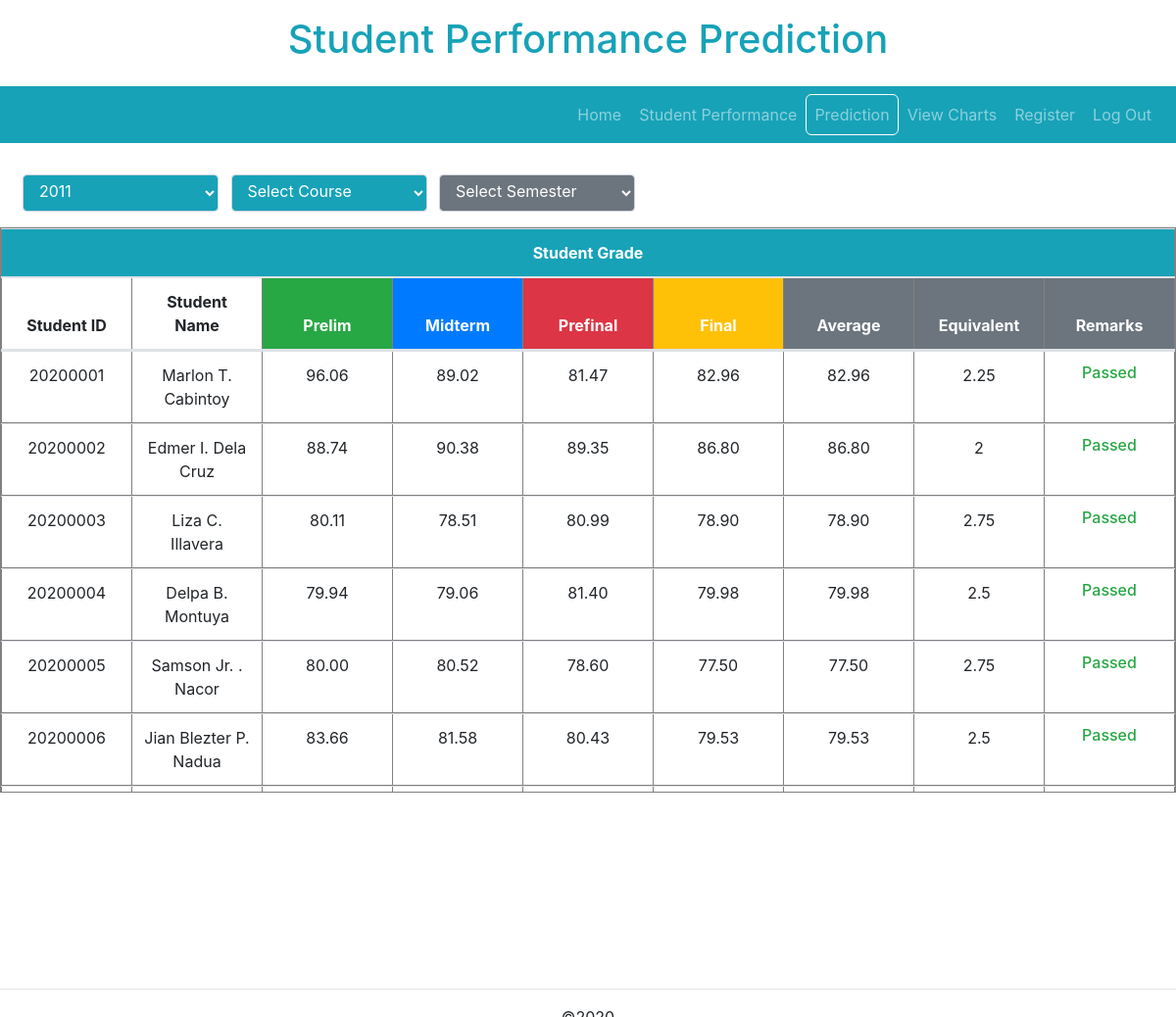
Screenshot of /private/admin/prediction.php?_y=2011 (signed in) with the database file from the repository.
### tables this page shows
CREATE TABLE `prelim1` (
  `id` int(11) NOT NULL,
  `student_no` varchar(255) NOT NULL,
  `student_name` varchar(255) NOT NULL,
  `year` varchar(255) NOT NULL,
  `course` varchar(255) NOT NULL,
  `prelim_output_1` varchar(255) NOT NULL,
  `prelim_output_2` varchar(255) NOT NULL,
  `prelim_output_total_score` varchar(255) NOT NULL,
  `prelim_output_base` varchar(255) NOT NULL,
  `prelim_output_weight` varchar(255) NOT NULL,
  `prelim_performance_1` varchar(255) NOT NULL,
  `prelim_performance_2` varchar(255) NOT NULL,
  `prelim_performance_total_score` varchar(255) NOT NULL,
  `prelim_performance_base` varchar(255) NOT NULL,
  `prelim_performance_weight` varchar(255) NOT NULL,
  `prelim_written_test` varchar(255) NOT NULL,
  `prelim_written_test_base` varchar(255) NOT NULL,
  `prelim_written_test_weight` varchar(255) NOT NULL,
  `prelim_grade` varchar(255) NOT NULL,
  `prelim_grade_equivalent` varchar(255) NOT NULL,
  `semester` varchar(255) NOT NULL
);

CREATE TABLE `_user_tbl_` (
  `id` int(11) NOT NULL,
  `student_no` varchar(255) NOT NULL,
  `lastname` varchar(255) NOT NULL,
  `firstname` varchar(255) NOT NULL,
  `middlename` varchar(255) NOT NULL,
  `course` varchar(255) NOT NULL,
  `year` varchar(255) NOT NULL,
  `username` varchar(255) NOT NULL,
  `password` varchar(255) NOT NULL,
  `account_type` varchar(255) NOT NULL
);

CREATE TABLE `midterm1` (
  `id` int(11) NOT NULL,
  `student_no` varchar(255) NOT NULL,
  `student_name` varchar(255) NOT NULL,
  `year` varchar(255) NOT NULL,
  `course` varchar(255) NOT NULL,
  `midterm_output_1` varchar(255) NOT NULL,
  `midterm_output_2` varchar(255) NOT NULL,
  `midterm_output_total_score` varchar(255) NOT NULL,
  `midterm_output_base` varchar(255) NOT NULL,
  `midterm_output_weight` varchar(255) NOT NULL,
  `midterm_performance_1` varchar(255) NOT NULL,
  `midterm_performance_2` varchar(255) NOT NULL,
  `midterm_performance_total_score` varchar(255) NOT NULL,
  `midterm_performance_base` varchar(255) NOT NULL,
  `midterm_performance_weight` varchar(255) NOT NULL,
  `midterm_written_test` varchar(255) NOT NULL,
  `midterm_written_test_base` varchar(255) NOT NULL,
  `midterm_written_test_weight` varchar(255) NOT NULL,
  `midterm_2nd_quarter` varchar(255) NOT NULL,
  `midterm_grade` varchar(255) NOT NULL,
  `midterm_grade_equivalent` varchar(255) NOT NULL,
  `midterm_remarks` varchar(255) NOT NULL,
  `semester` varchar(255) NOT NULL
);

CREATE TABLE `prefinal1` (
  `id` int(11) NOT NULL,
  `student_no` varchar(255) NOT NULL,
  `student_name` varchar(255) NOT NULL,
  `year` varchar(255) NOT NULL,
  `course` varchar(255) NOT NULL,
  `prefinal_output_1` varchar(255) NOT NULL,
  `prefinal_output_2` varchar(255) NOT NULL,
  `prefinal_output_total_score` varchar(255) NOT NULL,
  `prefinal_output_base` varchar(255) NOT NULL,
  `prefinal_output_weight` varchar(255) NOT NULL,
  `prefinal_performance_1` varchar(255) NOT NULL,
  `prefinal_performance_2` varchar(255) NOT NULL,
  `prefinal_performance_total_score` varchar(255) NOT NULL,
  `prefinal_performance_base` varchar(255) NOT NULL,
  `prefinal_performance_weight` varchar(255) NOT NULL,
  `prefinal_written_test` varchar(255) NOT NULL,
  `prefinal_written_test_base` varchar(255) NOT NULL,
  `prefinal_written_test_weight` varchar(255) NOT NULL,
  `prefinal_3rd_quarter` varchar(255) NOT NULL,
  `prefinal_grade` varchar(255) NOT NULL,
  `prefinal_grade_equivalent` varchar(255) NOT NULL,
  `semester` varchar(255) NOT NULL,
  `prefinal_prediction` varchar(255) NOT NULL
);

CREATE TABLE `final1` (
  `id` int(11) NOT NULL,
  `student_no` varchar(255) NOT NULL,
  `student_name` varchar(255) NOT NULL,
  `year` varchar(255) NOT NULL,
  `course` varchar(255) NOT NULL,
  `final_output_1` varchar(255) NOT NULL,
  `final_output_2` varchar(255) NOT NULL,
  `final_output_total_score` varchar(255) NOT NULL,
  `final_output_base` varchar(255) NOT NULL,
  `final_output_weight` varchar(255) NOT NULL,
  `final_performance_1` varchar(255) NOT NULL,
  `final_performance_2` varchar(255) NOT NULL,
  `final_performance_total_score` varchar(255) NOT NULL,
  `final_performance_base` varchar(255) NOT NULL,
  `final_performance_weight` varchar(255) NOT NULL,
  `final_written_test` varchar(255) NOT NULL,
  `final_written_test_base` varchar(255) NOT NULL,
  `final_written_test_weight` varchar(255) NOT NULL,
  `final_4th_quarter` varchar(255) NOT NULL,
  `final_grade` varchar(255) NOT NULL,
  `final_grade_equivalent` varchar(255) NOT NULL,
  `final_grade_remarks` varchar(255) NOT NULL,
  `semester` varchar(255) NOT NULL,
  `final_prediction` varchar(255) NOT NULL
);

### private/admin/prediction.php (the view, shortened to what this page needs)
<?php
include("../bins/connections.php");
include("../../bins/header.php");
?>
<center>
<h1 class="py-3 text-info px-1">Student Performance Prediction</h1>
</center>
<?php
include("../bins/admin_nav.php");
?>
<br>
<div class="container-fluid d-inline py-5">
<select class="form-control col-2 ml-2 pt-1 pb-2 d-inline text-white text-white bg-info" id="year" onchange="year()">
  <option value="2011" <?php if(isset($_GET['_y'])){ if($_GET['_y'] == "2011"){ echo "selected"; }}?> >2011</option>
</select>
<select class="form-control col-2 ml-2 pt-1 pb-2 d-inline <?php if(!isset($_GET['_y'])){ echo "bg-secondary"; }else{ if($_GET['_y'] == "select_year"){ echo "bg-secondary"; }else{ echo "bg-info"; }}?> text-white" <?php if(!isset($_GET['_y'])){ echo "disabled"; }else{ if($_GET['_y'] == "select_year"){ echo "disabled"; }}?> id="course" onchange="course()">
  <option value="select_course">Select Course</option>
</select>
<select class="form-control col-2 ml-2 pt-1 pb-2 d-inline <?php if(!isset($_GET['_c'])){ echo "bg-secondary"; }else{ if($_GET['_c'] == "select_semester"){ echo "bg-secondary"; }else{ echo "bg-info"; }}?> text-white" <?php if(!isset($_GET['_c'])){ echo "disabled"; }else{ if($_GET['_c'] == "select_semester"){ echo "disabled"; }}?> id="semester" onchange="semester()">
  <option value="select_semester">Select Semester</option>
</select>
</div>
<table border="1" class="table table-hover mt-3 col-sm">
    <thead>
    <tr><th class="px-3 text-center bg-info text-white" colspan="9">Student Grade</th></tr>
    <tr class="text-center"><th class="px-3">Student ID</th><th class="px-3">Student Name</th><th class="px-3 bg-success text-white">Prelim</th><th class="px-3 bg-primary text-white">Midterm</th><th class="px-3 bg-danger text-white" id="prefinal">Prefinal</th><th class="px-3 bg-warning text-white" id="final">Final</th><th class="px-3 bg-secondary text-white" id="average">Average</th><th class="px-3 bg-secondary text-white" id="average">Equivalent</th><th class="px-3 bg-secondary text-white" id="remarks">Remarks</th></tr>
    </thead>
    <tbody>
<?php
  if(isset($_GET["_y"])){
    $year = $_GET["_y"];
  }else{
    $year = "";
  }
  if(isset($_GET["_s_e_"])){
    $semester = $_GET["_s_e_"];
  }else{
    $semester = "sem1";
  }
  if(isset($_GET["_y"]) && !isset($_GET["_c"]) && !isset($_GET["_s_e_"])){
    $ready = "100";
  }elseif(isset($_GET["_y"]) && isset($_GET["_c"]) && !isset($_GET["_s_e_"])){
    $ready = "110";
  }elseif(isset($_GET["_y"]) && isset($_GET["_c"]) && isset($_GET["_s_e_"])){
    $ready = "111";
  }else{
    $ready = "";
  }
  $prelim = "prelim$semester[3]";
  $midterm = "midterm$semester[3]";
  $prefinal = "prefinal$semester[3]";
  $final = "final$semester[3]";
  if($ready == "100"){
    $prelim_qry = mysqli_query($connections, "SELECT * FROM $prelim WHERE year='$year' ");
    $midterm_qry = mysqli_query($connections, "SELECT * FROM $midterm WHERE year='$year' ");
    $prefinal_qry = mysqli_query($connections, "SELECT * FROM $prefinal WHERE year='$year' ");
    $final_qry = mysqli_query($connections, "SELECT * FROM $final WHERE year='$year' ");
    $students_qry = mysqli_query($connections, "SELECT * FROM _user_tbl_ WHERE account_type='2' AND year='$year' ");
  }
while($row_prelim = mysqli_fetch_assoc($prelim_qry)){
 $row_midterm = mysqli_fetch_assoc($midterm_qry);
 $row_prefinal = mysqli_fetch_assoc($prefinal_qry);
 $row_final = mysqli_fetch_assoc($final_qry);
 $row_students = mysqli_fetch_assoc($students_qry);
 $student_no = $row_students["student_no"];
 $lastname = $row_students["lastname"];
 $firstname = $row_students["firstname"];
 $middlename = $row_students["middlename"];
 $student_name = $firstname . " " . $middlename[0] . ". " . $lastname;
$prelim_output_1 = $row_prelim['prelim_output_1'];
$prelim_output_2 = $row_prelim['prelim_output_2'];
$prelim_performance_1 = $row_prelim['prelim_performance_1'];
$prelim_performance_2 = $row_prelim['prelim_performance_2'];
$prelim_written_test = $row_prelim['prelim_written_test'];
if($prelim_output_1 == 0 && $prelim_output_2 == 0 &&
   $prelim_performance_1 == 0 && $prelim_performance_1 == 0 &&
   $prelim_written_test == 0){
    $prelim_grade = 0;
}else{
$prelim_output_total_score = $prelim_output_1 + $prelim_output_2;
$prelim_performance_total_score = $prelim_performance_1 + $prelim_performance_2;
$prelim_output_base = $prelim_output_total_score / 40 * 40 + 60;
$prelim_performance_base = $prelim_performance_total_score / 40 * 40 + 60;
$prelim_written_test_base =  $prelim_written_test / 70 * 40 + 60;
$prelim_output_weight = $prelim_output_base * 0.40;
$prelim_performance_weight = $prelim_performance_base * 0.40;
$prelim_written_test_weight = $prelim_written_test_base * 0.20;
$prelim_grade = $prelim_output_weight + $prelim_performance_weight + $prelim_written_test_weight;
$prelim_grade = number_format((float)$prelim_grade,2,".","");
}
$midterm_output_1 = $row_midterm["midterm_output_1"];
$midterm_output_2 = $row_midterm["midterm_output_2"];
$midterm_performance_1 = $row_midterm["midterm_performance_1"];
$midterm_performance_2 = $row_midterm["midterm_performance_2"];
$midterm_written_test = $row_midterm["midterm_written_test"];
if($midterm_output_1 == 0 && $midterm_output_2 == 0 &&
   $midterm_performance_1 == 0 && $midterm_performance_1 == 0 &&
   $midterm_written_test == 0){
    $midterm_grade = 0;
}else{
$midterm_output_total_score = $midterm_output_1 + $midterm_output_2;
$midterm_output_base = $midterm_output_total_score / 40 * 40 + 60;
$midterm_output_weight = $midterm_output_base * 0.40;
$midterm_performance_total_score = $midterm_performance_1 + $midterm_performance_2;
$midterm_performance_base = $midterm_performance_total_score / 40 * 40 + 60;
$midterm_written_test_base = $midterm_written_test / 70 * 40 + 60;
$midterm_performance_weight = $midterm_performance_base * 0.40;
$midterm_written_test_weight = $midterm_written_test_base * 0.20;
$midterm_2nd_quarter = $midterm_output_weight + $midterm_performance_weight + $midterm_written_test_weight;
$midterm_grade = $prelim_grade * 0.3 + $midterm_2nd_quarter * 0.7;
$midterm_grade = number_format((float)$midterm_grade,2,".","");
}
$prefinal_output_1 = $row_prefinal["prefinal_output_1"];
$prefinal_output_2 = $row_prefinal["prefinal_output_2"];
$prefinal_performance_1 = $row_prefinal["prefinal_performance_1"];
$prefinal_performance_2 = $row_prefinal["prefinal_performance_2"];
$prefinal_written_test = $row_prefinal["prefinal_written_test"];
$prefinal_prediction = $row_prefinal["prefinal_prediction"];
if($prefinal_output_1 <= 0 && $prefinal_output_2 <= 0 &&
   $prefinal_performance_1 <= 0 && $prefinal_performance_1 <= 0 &&
   $prefinal_written_test <= 0){
    $prefinal_grade = 0;
}else{
$prefinal_output_total_score = $prefinal_output_1 + $prefinal_output_2;
$prefinal_performance_total_score = $prefinal_performance_1 + $prefinal_performance_2;
$prefinal_output_base = $prefinal_output_total_score / 40 * 40 + 60;
$prefinal_performance_base = $prefinal_performance_total_score / 40 * 40 + 60;
$prefinal_written_test_base = $prefinal_written_test / 70 * 40 + 60;
$prefinal_output_weight = $prefinal_output_base * 0.40;
$prefinal_performance_weight = $prefinal_performance_base * 0.40;
$prefinal_written_test_weight = $prefinal_written_test_base * 0.20;
$prefinal_3rd_quarter = $prefinal_output_weight + $prefinal_performance_weight + $prefinal_written_test_weight;
$prefinal_grade = $midterm_grade * 0.3 + $prefinal_3rd_quarter * 0.7;
$prefinal_grade = number_format((float)$prefinal_grade,2,".","");
}
$final_output_1 = $row_final["final_output_1"];
$final_output_2 = $row_final["final_output_2"];
$final_performance_1 = $row_final["final_performance_1"];
$final_performance_2 = $row_final["final_performance_2"];
$final_written_test = $row_final["final_written_test"];
$final_prediction = $row_final["final_prediction"];
if($final_output_1 <= 0 && $final_output_2 <= 0 &&
   $final_performance_1 <= 0 && $final_performance_1 <= 0 &&
   $final_written_test <= 0){
    $final_grade = 0;
}else{
$final_output_total_score = $final_output_1 + $final_output_2;
$final_output_base = $final_output_total_score / 40 * 40 + 60;
$final_output_weight = $final_output_base * 0.40;
$final_performance_total_score = $final_performance_1 + $final_performance_2;
$final_performance_base = $final_performance_total_score / 40 * 40 + 60;
$final_performance_weight = $final_performance_base * 0.40;
$final_written_test_base = $final_written_test / 70 * 40 + 60;
$final_written_test_weight = $final_written_test_base * 0.20;
$final_4th_quarter = $final_output_weight + $final_performance_weight + $final_written_test_weight;
$final_grade = $prefinal_grade * 0.3 + $final_4th_quarter * 0.7;
$final_grade = number_format((float)$final_grade,2,".","");
}
$average = "";
$prelim_status = 0;
$midterm_status = 0;
$prefinal_status = 0;
$final_status = 0;
?>
<tr class="text-center">
<td><?php echo $student_no; ?></td>
<td><?php echo $student_name; ?></td>
<td>
<?php
if($prelim_grade>0){
  if($prelim_status > 0){
    echo $prelim_grade." <sup class='grade_status bg-warning rounded-circle px-1' data-toggle='modal' data-target='#prelim$student_no'><b>$prelim_status</b><sup>";
  }else{
    echo $prelim_grade;
  }
}else{
  echo $prelim_grade;
}
?>
</td>
<td>
<?php
if($midterm_grade>0){
  if($midterm_status > 0){
    echo $midterm_grade." <sup class='grade_status bg-warning rounded-circle px-1' data-toggle='modal' data-target='#midterm$student_no'><b>$midterm_status</b><sup>";
  }else{
    echo $midterm_grade;
  }
}else{
  echo $midterm_grade;
}
?>
</td>
<td>
<?php
if($prefinal_prediction>0){
  echo "<h6>".$prefinal_prediction."</h6>";
}else{
  if($prefinal_grade>0){
    if($prefinal_status > 0){
      echo $prefinal_grade." <sup class='grade_status bg-warning rounded-circle px-1' data-toggle='modal' data-target='#prefinal$student_no'><b>$prefinal_status</b><sup>";
    }else{
      echo $prefinal_grade;
    }
  }else{
    echo $prefinal_grade;
  }
}
?>
</td>
<td>
<?php
if($final_prediction>0){
  echo "<h6>".$final_prediction."</h6>";
}else{
  if($final_grade>0){
    if($final_status > 0){
      echo $final_grade." <sup class='grade_status bg-warning rounded-circle px-1' data-toggle='modal' data-target='#final$student_no'><b>$final_status</b><sup>";
    }else{
      echo $final_grade;
    }
  }else{
    echo $final_grade;
  }
}
?>
</td>
<td>
<?php
if($final_prediction>0){
  $average = $final_prediction;
}else{
  $average = $final_grade;
  if($final_grade>0){
      echo $final_grade;
  }else{
    echo $final_grade;
  }
}
?>
</td>
<td>
<?php
switch (true) {
    case ($average >= 76.5 && $average <= 79.4):
        $equivalent = "2.75";
        break;
    case ($average >= 79.5 && $average <= 82.4):
        $equivalent = "2.5";
        break;
    case ($average >= 82.5 && $average <= 85.4):
        $equivalent = "2.25";
        break;
    case ($average >= 85.5 && $average <= 88.4):
        $equivalent = "2";
        break;
    case ($average >= 88.5 && $average <= 91.4):
        $equivalent = "1.75";
        break;
    case ($average >= 94.5 && $average <= 97.4):
        $equivalent = "1.25";
        break;
    default:
        $equivalent = "---";
}
if($average > 0 && $average <= 74.4){
  $equivalent = "5";
}
if(($prelim_grade>0) && ($midterm_grade>0) && ($prefinal_prediction > 0) && ($final_prediction>0)){
 echo "<h6>".$equivalent."</h6>";
 }elseif(($prelim_grade>0) && ($midterm_grade>0) && ($prefinal_grade > 0) && ($final_prediction>0)){
  $average = ($prelim_grade + $midterm_grade + $prefinal_grade + $final_prediction) / 4;
  echo "<h6>".$equivalent."</h6>";
 }else{
 echo $equivalent;
 }
 ?>
</td>
<td>
<?php
if($equivalent > 0 && $equivalent <= 3){
  $remarks = "Passed";
  echo "<h6 class='passed remarks'>".$remarks."</h6>";
}elseif($equivalent == 5){
  $remarks = "Failed";
  echo "<h6 class='failed remarks'>".$remarks."</h6>";
}else{
  $remarks = "---";
  echo $remarks;
}
 ?>
</td>
</tr>
<?php
}
?>
</table>
<br>
<br>
<br>
<br>
<br>
<br>
<br>
<?php
include("../../bins/footer_non_fixed.php");
?>

### rows the page displays
prelim1: _user_tbl_.student_no "20200001", _user_tbl_.firstname+middlename+lastname "Marlon T. Cabintoy", prelim_grade "96.06", midterm_grade "89.02", prefinal_grade "81.47", final_grade "82.96", equivalent "2.25", remarks "Passed"
prelim1: _user_tbl_.student_no "20200002", _user_tbl_.firstname+middlename+lastname "Edmer I. Dela Cruz", prelim_grade "88.74", midterm_grade "90.38", prefinal_grade "89.35", final_grade "86.80", equivalent "2", remarks "Passed"
prelim1: _user_tbl_.student_no "20200003", _user_tbl_.firstname+middlename+lastname "Liza C. Illavera", prelim_grade "80.11", midterm_grade "78.51", prefinal_grade "80.99", final_grade "78.90", equivalent "2.75", remarks "Passed"
prelim1: _user_tbl_.student_no "20200004", _user_tbl_.firstname+middlename+lastname "Delpa B. Montuya", prelim_grade "79.94", midterm_grade "79.06", prefinal_grade "81.40", final_grade "79.98", equivalent "2.5", remarks "Passed"
prelim1: _user_tbl_.student_no "20200005", _user_tbl_.firstname+middlename+lastname "Samson Jr. . Nacor", prelim_grade "80.00", midterm_grade "80.52", prefinal_grade "78.60", final_grade "77.50", equivalent "2.75", remarks "Passed"
prelim1: _user_tbl_.student_no "20200006", _user_tbl_.firstname+middlename+lastname "Jian Blezter P. Nadua", prelim_grade "83.66", midterm_grade "81.58", prefinal_grade "80.43", final_grade "79.53", equivalent "2.5", remarks "Passed"
